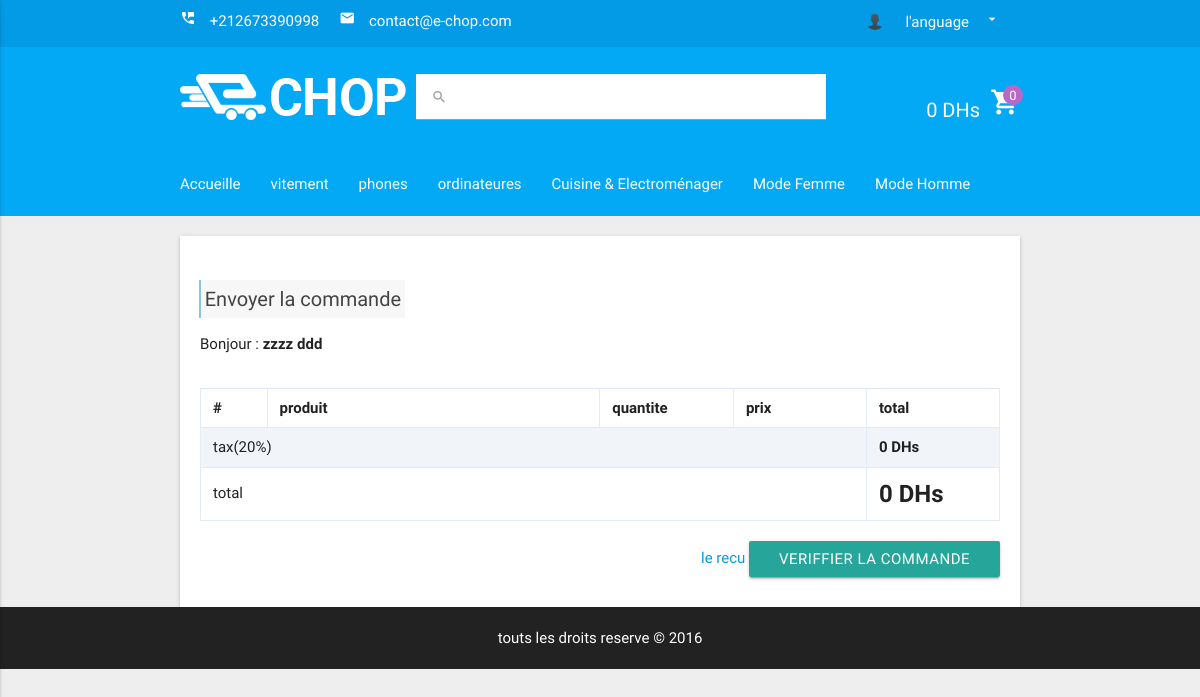
The app's page /commander.php (signed in) with its own data.
### tables this page shows
CREATE TABLE `infos` (
  `tele` varchar(30) NOT NULL,
  `fax` varchar(30) NOT NULL,
  `adresse` varchar(255) NOT NULL,
  `email` varchar(255) NOT NULL,
  `lang` varchar(30) NOT NULL
);

CREATE TABLE `categorie` (
  `id_cat` int(10) UNSIGNED NOT NULL,
  `title_cat` varchar(255) NOT NULL
);

CREATE TABLE `client` (
  `c_id` int(10) UNSIGNED NOT NULL,
  `c_nom` varchar(30) NOT NULL,
  `c_prenom` varchar(30) NOT NULL,
  `c_email` varchar(255) NOT NULL,
  `c_pass` varchar(255) NOT NULL,
  `c_sex` varchar(30) NOT NULL,
  `c_avatar` varchar(255) NOT NULL DEFAULT 'avatar.png',
  `c_contry` varchar(30) NOT NULL,
  `c_ville` varchar(30) NOT NULL,
  `c_tele` varchar(30) NOT NULL,
  `c_fax` varchar(30) NOT NULL,
  `c_adresse` varchar(255) NOT NULL
);

### include/config.php (called while the page is built, shortened)
<?php
$hostname = 'localhost';
$username = 'root';
$password = '';
$database = 'ecomerce';
$path     = 'http://'.$_SERVER['SERVER_NAME'].'/ecomerce/';
$con = new mysqli($hostname,$username,$password,$database);
if(isset($_SESSION['c_id'])){
    $result = $con->query("SELECT * FROM `client` WHERE c_id='{$_SESSION['c_id']}'");
    $client = $result->fetch_assoc();
}
$info = $con->query("SELECT * FROM `infos`");
$info_site = $info->fetch_assoc();
?>

### langage/fr.php (called while the page is built)
<?php
$lang =  array(
'home'              => 'Accueille',
'register'              => 's\'inscrire',
'login'              => 's\'identifier',
'logout'              => 'quiter',
'lang'              => 'l\'anguage',
'cats'              => 'Les categories',
'top prp'              => 'LES TOP PRODUITS',
'top promo'              => 'LES TOP PROMOTIONS',
'Prix r'              => 'Prix réduit',
'stok available'              => 'morceaux available',
'details'              => 'details',
'video'              => 'vidéo',
'comments'              => 'TOUS LES COMMENTAIRES',
'add comment'              => 'POSTER UN COMMANTAIRE',
'comm'              => 'commanter',
'cat'              => 'CATEGOGIE',
'yourpannier'              => 'votre pannier',
'panniervide'              => 'Votre pannier est vide',
'produit'              => 'produit',
'qte'              => 'quantite',
'prix'              => 'prix',
'commander'              => 'commander',
'vider'              => 'vider le panier',
'acheter'              => 'j\'acheter',
'refresh'             => 'mise a jour'
);
?>

### commander.php (the view, shortened to what this page needs)
<?php
include 'include/header.php';
?>
<div class="container commander white z-depth-1">
    <div class="row">
        <h6>Envoyer la commande</h6>
        <?php if (isset($_SESSION['c_id'])): ?>
            <div class="col s12">
            Bonjour : <b><?php echo $client['c_nom'].' '.$client['c_prenom'] ?></b><br><br>
                <?php
                    $tbl = "
                    <table id='tableCommand'>
                    <thead>
                        <tr>
                            <th style='width:5%'>#</th>
                            <th style='width:25%'>produit</th>
                            <th style='width:10%'>quantite</th>
                            <th style='width:10%'>prix</th>
                            <th style='width:10%'>total</th>
                        </tr>
                    </thead>
                    ";
                 ?>
                <tbody>
                    <?php
                    $glob=0;
                    $tax = $glob*20/100;
                    $glob+=$tax;
                    $tbl.="
                    <tr>
                        <td colspan=4>tax(20%)</td>
                        <td><b>$tax DHs</b></td>
                    </tr>
                    <tr>
                        <td colspan=4>total</td>
                        <td><b><font size='5'>$glob DHs</font></b></td>
                    </tr>
                    </tbody>
                    </table>
                    ";
                    echo "
                        <div id='data'>
                            $tbl
                        </div>
                    ";
                    ?>
            <div class="right">
                <a href="recu.php">le recu</a>
                <a href="commander.php?action=ok" class="btn">veriffier la commande</a>
            </div>
            </div>
        <?php endif; ?>
    </div>
</div>
<?php
include 'include/footer.php';
?>

### include/header.php (shortened to what this page needs)
<?php
include 'config.php';
if (isset($_COOKIE['lang'])) {
    if ($_COOKIE['lang']=='ar')
        include 'langage/ar.php';
    else
        include 'langage/fr.php';
}else {
    include 'langage/fr.php';
}
$gp=0;
?>
<!DOCTYPE html>
<html>
<head>
    <link href="<?=$path?>css/icones.css" rel="stylesheet">
    <link type="text/css" rel="stylesheet" href="<?=$path?>css/materialize.min.css"  media="screen,projection"/>
    <link rel="stylesheet" type="text/css" href="<?=$path?>css/animate.css">
    <link rel="stylesheet" type="text/css" href="<?=$path?>css/font-awesome.min.css">
    <link rel="stylesheet" type="text/css" href="<?=$path?>css/style.css">
</head>
<body class="grey lighten-3">
<a href="pannier.php"><div class="purch" id="purch">
</div></a>
<header id="header">
    <div id="headTop" class="light-blue darken-1">
        <div class="container">
            <ul class="left">
                <li><i class="material-icons dp48"><span>perm_phone_msg</i> <?=$info_site['tele']?></span></li>
                <li><i class="material-icons dp48"><span>email</i> <?=$info_site['email']?></span></li>
            </ul>
            <ul class="right">
                <?php if(!isset($_SESSION['c_id'])): ?>
                <li style="position: relative;">
                    <a href="register.php" class="waves-effect waves-light"><?=$lang['register']?></a>
                    <div style="color: #fff" class="la-ball-scale-multiple la-2x">
                        <div></div>
                        <div></div>
                        <div></div>
                    </div>
                </li>
                <li><a href="register.php" class="waves-effect waves-light"><?=$lang['login']?></a></li>
                <?php else: ?>
                    <li><a class='dropdown-button' href='#' data-activates='user'><img src="<?=$path?>images/user.png" class="circle responsive-img tooltipped"  data-position="left" data-delay="60" data-tooltip="<?php echo $client['c_nom'].'.'.$client['c_prenom'];?>" width='20px'></a></li>
                <?php endif; ?>
                <li><a class="dropdown-button waves-effect waves-light" href="#" data-activates="dropdown1"><?=$lang['lang']?><i class="material-icons right">arrow_drop_down</i></a></li>
            </ul>
        </div>
    </div>
    <div id="logo_recherche" class="light-blue">
        <div class="container">
            <div id="logo" class="left">
                <a href="index.php"><h1><img src="<?=$path?>images/logo.png" alt=""></h1></a>
            </div>
            <div id="recherche" class="right">
                <form method="get" action='recherche.php' class="left">
                    <div class="input-field white">
                        <input id="search" type="search" name="key" required>
                        <label class="label-icon" for="search"><i class="material-icons">search</i></label>
                        <i class="material-icons">close</i>
                    </div>
                </form>
                <div id="cart" class="right">
                    <a href="pannier.php"><span class="total"><?=$gp?> DHs</span><i class="material-icons dp48">shopping_cart</i>
                    <span class="circle purple lighten-2"><?php echo count($_SESSION['pannier']); ?></span></a>
                </div>
            </div>
        </div>
    </div>
    <div id="main_nav">
        <nav>
            <div class="nav-wrapper light-blue">
                <div class="container">
                    <ul class="left hide-on-med-and-down">
                        <li><a href="index.php"><?=$lang['home']?></a></li>
                        <?php
                            $catResult = $con->query("SELECT * FROM `categorie`");
                            $j=0;
                            while ($cat = $catResult->fetch_assoc()) {
                                echo "<li><a href='categorie.php?catid={$cat['id_cat']}'>{$cat['title_cat']}</a></li>";
                                $j++;
                                if($j>5){
                                    echo "<li><a href='categories.php'><i class='fa fa-plus' aria-hidden='true'></i></a></li>";
                                    break;
                                }
                            }
                        ?>
                    </ul>
                </div>
            </div>
        </nav>
    </div>
</header>
<div id="main_wrapper">

### css/style.css (style rules this page uses)
.material-icons { font-size: 16px; }
#headTop { padding: 5px 0; color: #fff; }
#headTop ul { margin: 5px 0; }
#headTop li { float: left; margin-right: 20px; }
#headTop a { color: #fff; }
#headTop span { margin-right: 10px; }
#logo { margin-top: 15px; }
#logo h1 { margin: 0; color: #fff; font-size: 40px; }
#cart { margin-left: 100px; margin-top: 28px; color: #fff; font-size: 20px; position: relative; }
#cart span.circle { width: 20px; height: 20px; display: block; font-size: 13px; text-align: center; position: absolute; right: -3px; top: -2px; line-height: 1.7; }
#cart span.total { right: 40px; color: #fff; margin-right: 10px; }
#cart span.circle { color: #fff; }
#recherche .input-field input[type=search] { width: 350px; }
.input-field input[type=search] ~ .mdi-navigation-close, .input-field input[type=search] ~ .material-icons { top: 7px; }
.input-field label { top: 15px; }
#logo_recherche { padding: 12px 0; }
#main_nav nav ul a { padding: 0; padding-right: 30px; }
#main_nav nav { box-shadow: none; }
#main_wrapper { margin: 20px 0; margin-bottom: 10px; position: relative; }
.purch { background-image: url(../images/purse.png); background-repeat: no-repeat; background-position: center; background-size: cover; width: 60px; height: 60px; top: -54px; right: 40px; position: fixed; z-index: 99; transition: 1s; }
.purch::before { content: ""; display: block; height: 60px; width: 2px; background-color: #000; position: absolute; top: -51px; right: 30px; }
.nav-wrapper { margin-bottom: 13px; }
.commander { padding: 10px 20px; }
.commander h6 { line-height: 1.5; background-color: #f7f7f7; font-size: 20px; margin-left: 10px; display: table; padding: 4px; border-left: 2px solid #8dc4dc; color: #444; margin-bottom: 15px; }
#tableCommand { border: 1px solid #e3ebf4; width: 100%; max-width: 100%; margin-bottom: 20px; margin-top: 10px; }
#tableCommand>thead>tr>th { border: 1px solid #e3ebf4; }
#tableCommand>tbody>tr:nth-of-type(odd) { background-color: #f9f9f9; }
#tableCommand>tbody>tr:nth-child(odd)>td, #tableCommand>tbody>tr:nth-child(odd)>th { background: #f1f5fa; }
#tableCommand>thead>tr>th { padding: 8px 12px; border-top: 1px solid #dbe6f1; }
#tableCommand>tbody>tr>td { padding: 8px 12px; border-top: 1px solid #dbe6f1; }
#tableCommand>tbody>tr>td { border: 1px solid #e3ebf4; }
#tableCommand>tbody>tr>td { vertical-align: middle; }

### records on screen
infos: tele "+212673390998", email "contact@e-chop.com"
categorie: title_cat "vitement"
categorie: title_cat "phones"
categorie: title_cat "ordinateures"
categorie: title_cat "Cuisine & Electroménager"
categorie: title_cat "Mode Femme"
categorie: title_cat "Mode Homme"
client: c_nom "zzzz", c_prenom "ddd"

### other values on screen
$lang['lang'] "l'anguage"
$gp "0"
count($_SESSION['pannier']) "0"
$lang['home'] "Accueille"
$tax "0"
$glob "0"
